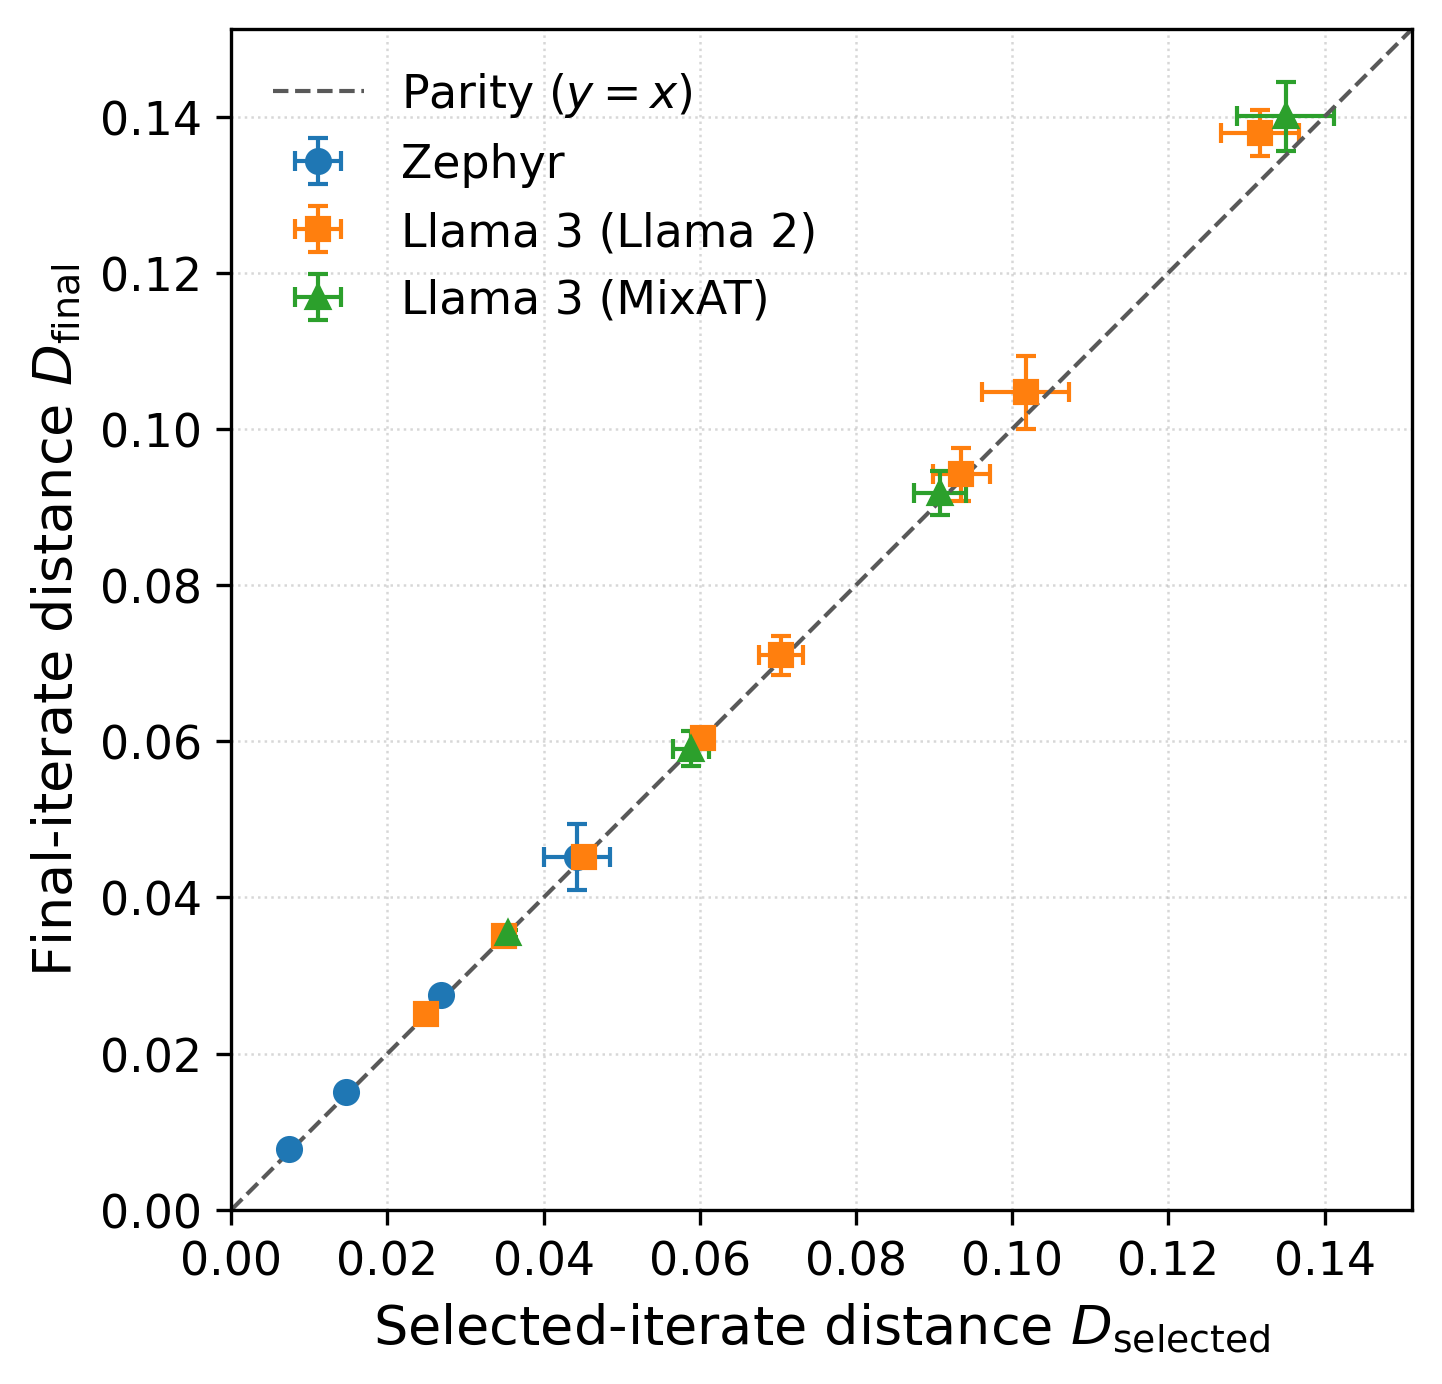

Write the Python code that produced this figure.
#!/usr/bin/env python3

from pathlib import Path

import matplotlib.pyplot as plt
import numpy as np

# ============================================================
# Typography
# ============================================================

plt.rcParams.update({
    "font.size": 13,          # default text
    "axes.titlesize": 14,     # panel titles
    "axes.labelsize": 13,     # x/y labels
    "xtick.labelsize": 11,    # x tick labels
    "ytick.labelsize": 11,    # y tick labels
    "legend.fontsize": 11,    # legend
})

# ---------------------------------------------------------------------
# Data
# ---------------------------------------------------------------------
# Columns:
#   D_selected mean,
#   D_selected std,
#   D_final mean,
#   D_final std

data = {
    "Zephyr": np.array([
        [0.00734, 0.00003, 0.00785, 0.00009],
        [0.01466, 0.00006, 0.01512, 0.00016],
        [0.02688, 0.00068, 0.02746, 0.00071],
        [0.04422, 0.00423, 0.04514, 0.00424],
    ]),

    "Llama 3 (Llama 2)": np.array([
        [0.02492, 0.00050, 0.02506, 0.00049],
        [0.03491, 0.00107, 0.03501, 0.00102],
        [0.04517, 0.00030, 0.04522, 0.00032],
        [0.06035, 0.00039, 0.06046, 0.00037],
        [0.07039, 0.00285, 0.07100, 0.00248],
        [0.09350, 0.00361, 0.09417, 0.00336],
        [0.10172, 0.00553, 0.10467, 0.00470],
        [0.13176, 0.00496, 0.13789, 0.00295],
    ]),

    "Llama 3 (MixAT)": np.array([
        [0.03539, 0.00045, 0.03544, 0.00044],
        [0.05884, 0.00232, 0.05903, 0.00225],
        [0.09078, 0.00334, 0.09179, 0.00277],
        [0.13500, 0.00616, 0.14001, 0.00442],
    ]),
}


# ---------------------------------------------------------------------
# Plot style
# ---------------------------------------------------------------------
markers = {
    "Zephyr": "o",
    "Llama 3 (Llama 2)": "s",
    "Llama 3 (MixAT)": "^",
}

# plt.rcParams.update({
#     "font.size": 10,
#     "axes.labelsize": 10,
#     "legend.fontsize": 9,
#     "xtick.labelsize": 9,
#     "ytick.labelsize": 9,
#     "pdf.fonttype": 42,
#     "ps.fonttype": 42,
# })


# ---------------------------------------------------------------------
# Figure
# ---------------------------------------------------------------------
fig, ax = plt.subplots(
    figsize=(5.0, 4.5),
    constrained_layout=True,
)


# ---------------------------------------------------------------------
# Data points
# ---------------------------------------------------------------------
for label, values in data.items():

    d_selected = values[:, 0]
    d_selected_std = values[:, 1]

    d_final = values[:, 2]
    d_final_std = values[:, 3]

    ax.errorbar(
        d_selected,
        d_final,
        xerr=d_selected_std,
        yerr=d_final_std,
        fmt=markers[label],
        markersize=5.5,
        capsize=2.5,
        linewidth=1.0,
        elinewidth=1.0,
        label=label,
    )


# ---------------------------------------------------------------------
# y = x parity reference
# ---------------------------------------------------------------------
# Use identical limits on both axes so the diagonal is genuinely 45°.
all_values = np.concatenate([
    values[:, [0, 2]].ravel()
    for values in data.values()
])

upper = all_values.max() * 1.08

ax.plot(
    [0, upper],
    [0, upper],
    linestyle="--",
    linewidth=1.0,
    color="0.35",
    label=r"Parity ($y=x$)",
)


# ---------------------------------------------------------------------
# Axis formatting
# ---------------------------------------------------------------------
ax.set_xlabel(r"Selected-iterate distance $D_{\mathrm{selected}}$")
ax.set_ylabel(r"Final-iterate distance $D_{\mathrm{final}}$")

ax.set_xlim(0, upper)
ax.set_ylim(0, upper)

# Important for a parity plot: one unit on x should have the same
# physical length as one unit on y.
ax.set_aspect("equal", adjustable="box")

ax.grid(
    True,
    which="major",
    linestyle=":",
    linewidth=0.6,
    alpha=0.5,
)
ax.set_axisbelow(True)

ax.legend(
    frameon=False,
    loc="upper left",
)


# ---------------------------------------------------------------------
# Save beside this script
# ---------------------------------------------------------------------
output_dir = Path(__file__).resolve().parent

pdf_path = output_dir / "selected_vs_final_distance.pdf"
png_path = output_dir / "selected_vs_final_distance.png"

fig.savefig(pdf_path, bbox_inches="tight")
fig.savefig(png_path, dpi=300, bbox_inches="tight")

print(f"Saved: {pdf_path}")
print(f"Saved: {png_path}")

plt.show()
